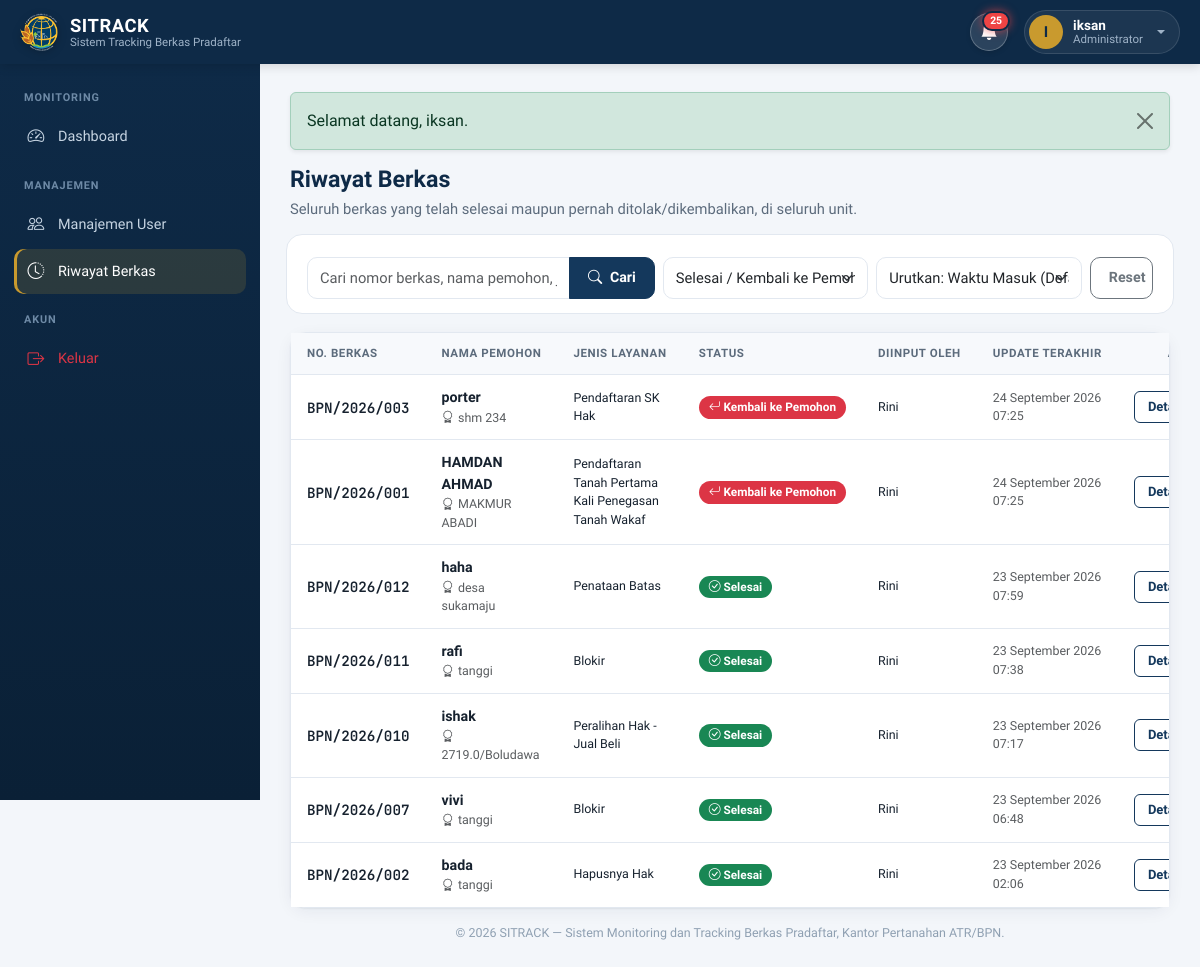
Before: /admin/riwayat.php (signed in) with the older database file.
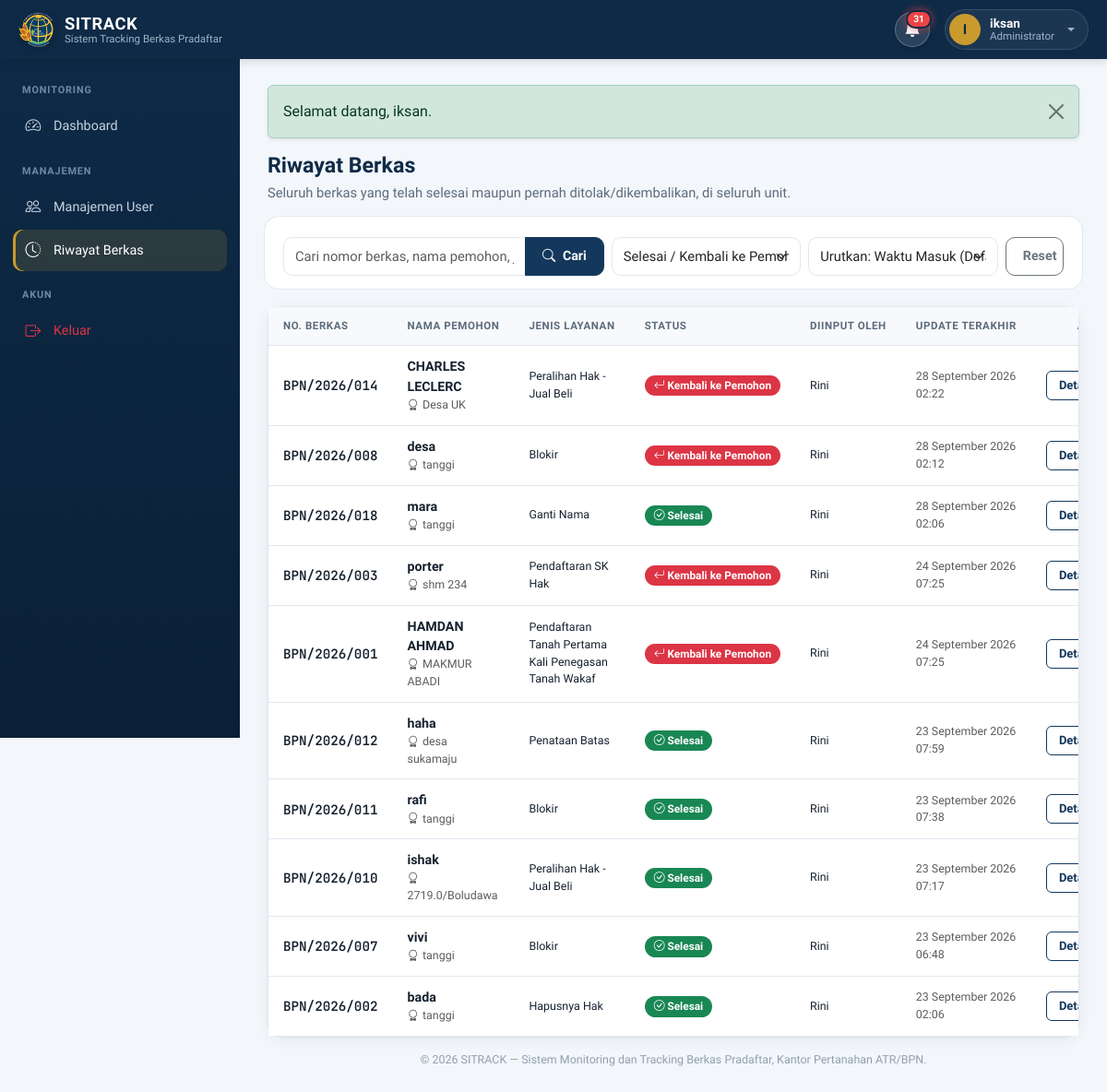
After: the same page with the newer database file.
### tables this page shows
CREATE TABLE `berkas` (
  `id` int(10) unsigned NOT NULL AUTO_INCREMENT,
  `nomor_pendaftaran` varchar(100) NOT NULL,
  `nama_pemohon` varchar(150) NOT NULL,
  `nik` varchar(20) DEFAULT NULL,
  `no_hp` varchar(20) DEFAULT NULL,
  `jenis_layanan` varchar(100) NOT NULL,
  `sertifikat_desa` varchar(255) DEFAULT NULL,
  `deskripsi_berkas` text DEFAULT NULL,
  `status_posisi` enum('loket','seksi_1','seksi_2','selesai','ditolak_ke_loket','ditolak_ke_seksi1') NOT NULL DEFAULT 'loket',
  `diinput_oleh` int(10) unsigned DEFAULT NULL,
  `petugas_tujuan_id` int(10) unsigned DEFAULT NULL,
  `deadline_at` datetime DEFAULT NULL,
  `sisa_sla_detik` int(11) DEFAULT NULL COMMENT 'Sisa detik SLA saat berkas dijeda/dikembalikan ke loket',
  `is_diterima_loket` tinyint(1) NOT NULL DEFAULT 0 COMMENT 'flag konfirmasi loket setelah berkas selesai/ditolak kembali',
  `created_at` timestamp NOT NULL DEFAULT current_timestamp(),
  `updated_at` timestamp NOT NULL DEFAULT current_timestamp() ON UPDATE current_timestamp(),
  PRIMARY KEY (`id`),
  UNIQUE KEY `nomor_pendaftaran` (`nomor_pendaftaran`),
  KEY `idx_status_posisi` (`status_posisi`),
  KEY `idx_nomor_pendaftaran` (`nomor_pendaftaran`),
  KEY `fk_berkas_diinput_oleh` (`diinput_oleh`),
  KEY `fk_berkas_petugas_tujuan` (`petugas_tujuan_id`),
  KEY `idx_deadline_at` (`deadline_at`),
  CONSTRAINT `fk_berkas_diinput_oleh` FOREIGN KEY (`diinput_oleh`) REFERENCES `users` (`id`),
  CONSTRAINT `fk_berkas_petugas_tujuan` FOREIGN KEY (`petugas_tujuan_id`) REFERENCES `users` (`id`) ON DELETE SET NULL
);

CREATE TABLE `users` (
  `id` int(10) unsigned NOT NULL AUTO_INCREMENT,
  `username` varchar(50) NOT NULL,
  `password` varchar(255) NOT NULL COMMENT 'di-hash dengan password_hash() / bcrypt',
  `password_plain` varchar(255) DEFAULT NULL,
  `nama_lengkap` varchar(150) NOT NULL,
  `role` enum('admin','loket','seksi_1','seksi_2') NOT NULL,
  `sub_bagian` enum('Pendaftaran','Peralihan','Penetapan') DEFAULT NULL,
  `is_active` tinyint(1) NOT NULL DEFAULT 1,
  `created_at` timestamp NOT NULL DEFAULT current_timestamp(),
  PRIMARY KEY (`id`),
  UNIQUE KEY `username` (`username`)
);

### includes/notification_helper.php (called while the page is built, shortened)
<?php
function hitungNotifikasiBelumDibaca(PDO $conn, int $userId, string $role): int
{
    try {
        $stmt = $conn->prepare("
            SELECT COUNT(*)
            FROM notifikasi n
            LEFT JOIN notifikasi_read nr ON nr.notifikasi_id = n.id AND nr.user_id = ?
            WHERE (n.target_role = ? OR n.target_role = 'all' OR n.target_user_id = ?)
              AND (n.target_user_id IS NULL OR n.target_user_id = ?)
              AND nr.id IS NULL
        ");
        $stmt->execute([$userId, $role, $userId, $userId]);
        return (int) $stmt->fetchColumn();
    } catch (Throwable $e) {
        error_log('Error hitungNotifikasiBelumDibaca: ' . $e->getMessage());
        return 0;
    }
}

### admin/riwayat.php (the view, shortened to what the changed rows need)
<?php
require_once __DIR__ . '/../config/database.php';
require_once __DIR__ . '/../includes/functions.php';
$statusFil = $_GET['status'] ?? 'selesai';
$sort      = trim($_GET['sort'] ?? 'default');
$page      = max(1, (int) ($_GET['page'] ?? 1));
$perPage   = 10;
$where  = [];
$params = [];
if ($statusFil === 'seksi_1') {
    $where[] = "b.status_posisi IN ('seksi_1', 'ditolak_ke_seksi1')";
} elseif ($statusFil === 'seksi_2') {
    $where[] = "b.status_posisi = 'seksi_2'";
} elseif ($statusFil === 'loket') {
    $where[] = "(b.status_posisi = 'loket' OR (b.status_posisi = 'ditolak_ke_loket' AND b.is_diterima_loket = 0))";
} elseif ($statusFil === 'selesai') {
    $where[] = "(b.status_posisi = 'selesai' OR (b.status_posisi = 'ditolak_ke_loket' AND b.is_diterima_loket = 1))";
} elseif ($statusFil === 'all') {
} else {
    $statusFil = 'selesai';
    $where[] = "(b.status_posisi = 'selesai' OR (b.status_posisi = 'ditolak_ke_loket' AND b.is_diterima_loket = 1))";
}
$whereSql = $where ? ('WHERE ' . implode(' AND ', $where)) : '';
$countStmt = $conn->prepare("SELECT COUNT(*) FROM berkas b $whereSql");
$countStmt->execute($params);
$totalRows = (int) $countStmt->fetchColumn();
$totalPages = max(1, (int) ceil($totalRows / $perPage));
$page = min($page, $totalPages);
$offset = ($page - 1) * $perPage;
$orderSql = match ($sort) {
    'selesai'      => "ORDER BY (b.status_posisi = 'selesai') DESC, b.updated_at DESC, b.id DESC",
    'dikembalikan' => "ORDER BY (b.status_posisi = 'ditolak_ke_loket') DESC, b.updated_at DESC, b.id DESC",
    default        => "ORDER BY b.updated_at DESC, b.id DESC",
};
$sql = "
    SELECT b.*, u.nama_lengkap AS nama_penginput
    FROM berkas b
    LEFT JOIN users u ON u.id = b.diinput_oleh
    $whereSql
    $orderSql
    LIMIT $perPage OFFSET $offset
";
$stmt = $conn->prepare($sql);
$stmt->execute($params);
$berkasList = $stmt->fetchAll();
require_once __DIR__ . '/../includes/header.php';
require_once __DIR__ . '/../includes/sidebar.php';
?>
<div class="page-head">
    <div>
        <h1>Riwayat Berkas</h1>
    </div>
</div>
<div class="card">
    <div class="table-responsive">
        <table class="table table-modern mb-0">
            <thead>
                <tr>
                    <th>No. Berkas</th>
                    <th>Nama Pemohon</th>
                    <th>Jenis Layanan</th>
                    <th>Status</th>
                    <th>Diinput Oleh</th>
                    <th>Update Terakhir</th>
                    <th class="text-end">Aksi</th>
                </tr>
            </thead>
            <tbody>
                <?php foreach ($berkasList as $b): ?>
                <tr>
                    <td class="mono fw-semibold"><?= e($b['nomor_pendaftaran']) ?></td>
                    <td>
                        <div class="fw-semibold"><?= e($b['nama_pemohon']) ?></div>
                        <?php if (!empty($b['sertifikat_desa'])): ?>
                            <div class="text-muted small"><i class="bi bi-award me-1"></i><?= e($b['sertifikat_desa']) ?></div>
                        <?php endif; ?>
                    </td>
                    <td class="small"><?= e($b['jenis_layanan']) ?></td>
                    <td><?= statusBadge($b['status_posisi'], (int)$b['is_diterima_loket']) ?></td>
                    <td class="small"><?= e($b['nama_penginput'] ?? '-') ?></td>
                    <td class="small text-muted"><?= formatTanggal($b['updated_at']) ?></td>
                    <td class="text-end">
                        <a href="<?= baseUrl('detail.php?id=' . (int) $b['id']) ?>" class="btn btn-sm btn-outline-primary">Detail</a>
                    </td>
                </tr>
                <?php endforeach; ?>
            </tbody>
        </table>
    </div>
</div>
<?php require_once __DIR__ . '/../includes/footer.php'; ?>

### includes/header.php (shortened to what the changed rows need)
<?php
$user = currentUser();
global $conn;
$notifUnreadCount = 0;
if ($user && isset($conn)) {
    $notifUnreadCount = hitungNotifikasiBelumDibaca($conn, (int)$user['id'], $user['role']);
}
?>
<!DOCTYPE html>
<html lang="id">
<head>
<link href="https://cdn.jsdelivr.net/npm/bootstrap@5.3.3/dist/css/bootstrap.min.css" rel="stylesheet">
<link href="https://cdn.jsdelivr.net/npm/bootstrap-icons@1.11.3/font/bootstrap-icons.min.css" rel="stylesheet">
<link href="<?= baseUrl('assets/css/style.css') ?>?v=<?= time() ?>" rel="stylesheet">
</head>
<body>
<nav class="topbar">
    <div class="d-flex align-items-center gap-3 ms-auto">
        <?php if ($user): ?>
        <div class="topbar-notif dropdown">
            <button class="btn-notif position-relative" type="button" id="notifDropdown" data-bs-toggle="dropdown" data-bs-auto-close="outside" aria-expanded="false" title="Pemberitahuan" style="width:38px; height:38px; border-radius:50%; background:rgba(255,255,255,0.12); border:1px solid rgba(255,255,255,0.25); color:#ffffff; display:inline-flex; align-items:center; justify-content:center; padding:0; cursor:pointer; box-shadow:0 2px 5px rgba(0,0,0,0.12);">
                <i class="bi bi-bell-fill" style="font-size:1.1rem; line-height:1;"></i>
                <span class="notif-badge <?= $notifUnreadCount > 0 ? '' : 'd-none' ?>" id="notifBadgeCounter" style="position:absolute; top:-3px; right:-3px; background:#EF4444; color:#ffffff; font-size:0.65rem; font-weight:800; line-height:1; padding:3px 6px; min-width:18px; text-align:center; border-radius:999px; border:2px solid #0E2A47; box-shadow:0 0 10px rgba(239,68,68,0.7);">
                    <?= $notifUnreadCount > 99 ? '99+' : $notifUnreadCount ?>
                </span>
            </button>
        </div>
        <?php endif; ?>
    </div>
</nav>
<div class="app-body">

### includes/functions.php (shortened to what the changed rows need)
<?php
function isLoggedIn(): bool
{
    return isset($_SESSION['user_id']);
}
function currentUser(): ?array
{
    return [
        'id'           => $_SESSION['user_id'],
        'username'     => $_SESSION['username'],
        'nama_lengkap' => $_SESSION['nama_lengkap'],
        'role'         => $_SESSION['role'],
    ];
}
function baseUrl(string $path = ''): string
{
    return '/bpn-tracking/' . ltrim($path, '/');
}
function statusInfo(string $status, int $isDiterimaLoket = 0): array
{
    if ($status === 'ditolak_ke_loket' && $isDiterimaLoket === 1) {
        return ['Kembali ke Pemohon', 'danger', 'bi-arrow-return-left'];
    }
    return match ($status) {
        'loket'              => ['Di Loket',                              'primary',   'bi-inbox'],
        'seksi_1'            => ['Seksi 1 (Survei & Pemetaan)',           'primary',   'bi-file-earmark-check'],
        'seksi_2'            => ['Seksi 2 (Penetapan Hak & Pendaftaran)', 'primary',   'bi-file-earmark-check'],
        'selesai'            => ['Selesai',                               'success',   'bi-check-circle'],
        'ditolak_ke_loket'   => ['Dikembalikan ke Loket',                 'danger',    'bi-arrow-return-left'],
        'ditolak_ke_seksi1'  => ['Dikembalikan ke Seksi 1',               'warning',   'bi-arrow-90deg-left'],
        default              => [ucfirst($status),                        'secondary', 'bi-question-circle'],
    };
}
function statusBadge(string $status, int $isDiterimaLoket = 0): string
{
    [$label, $color, $icon] = statusInfo($status, $isDiterimaLoket);
    return '<span class="badge badge-status text-bg-' . $color . '"><i class="bi ' . $icon . '"></i> ' . htmlspecialchars($label) . '</span>';
}
function e(?string $value): string
{
    return htmlspecialchars((string) $value, ENT_QUOTES, 'UTF-8');
}
function formatTanggal(?string $datetime): string
{
    $bulan = ['Januari','Februari','Maret','April','Mei','Juni','Juli','Agustus','September','Oktober','November','Desember'];
    $ts = strtotime($datetime);
    return date('d', $ts) . ' ' . $bulan[(int) date('n', $ts) - 1] . ' ' . date('Y H:i', $ts);
}
require_once __DIR__ . '/notification_helper.php';

Changed rows visible on the page:
now on this page (row edited): berkas: nomor_pendaftaran "BPN/2026/014", nama_pemohon "CHARLES LECLERC", sertifikat_desa "Desa UK", jenis_layanan "Peralihan Hak - Jual Beli", label "Kembali ke Pemohon", diinput_oleh.nama_lengkap "Rini", updated_at "28 September 2026 02:22"
now on this page (row edited): berkas: nomor_pendaftaran "BPN/2026/008", nama_pemohon "desa", sertifikat_desa "tanggi", jenis_layanan "Blokir", label "Kembali ke Pemohon", diinput_oleh.nama_lengkap "Rini", updated_at "28 September 2026 02:12"
added berkas: nomor_pendaftaran "BPN/2026/018", nama_pemohon "mara", sertifikat_desa "tanggi", jenis_layanan "Ganti Nama", label "Selesai", diinput_oleh.nama_lengkap "Rini", updated_at "28 September 2026 02:06"
Other visible differences:
$notifUnreadCount: "25" → "31"
